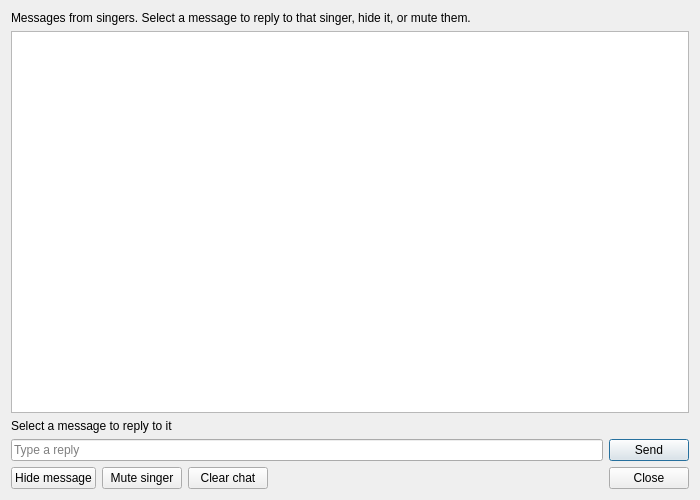
<?xml version="1.0" encoding="UTF-8"?>
<ui version="4.0">
 <class>DlgChat</class>
 <widget class="QDialog" name="DlgChat">
  <property name="geometry">
   <rect>
    <x>0</x>
    <y>0</y>
    <width>700</width>
    <height>500</height>
   </rect>
  </property>
  <property name="windowTitle">
   <string>Singer Chat</string>
  </property>
  <layout class="QVBoxLayout" name="verticalLayout">
   <item>
    <widget class="QLabel" name="lblInfo">
     <property name="text">
      <string>Messages from singers. Select a message to reply to that singer, hide it, or mute them.</string>
     </property>
     <property name="wordWrap">
      <bool>true</bool>
     </property>
    </widget>
   </item>
   <item>
    <widget class="QListWidget" name="listMessages">
     <property name="alternatingRowColors">
      <bool>true</bool>
     </property>
     <property name="selectionMode">
      <enum>QAbstractItemView::SelectionMode::SingleSelection</enum>
     </property>
    </widget>
   </item>
   <item>
    <widget class="QLabel" name="lblReplyTarget">
     <property name="text">
      <string>Select a message to reply to it</string>
     </property>
    </widget>
   </item>
   <item>
    <layout class="QHBoxLayout" name="horizontalLayoutReply">
     <item>
      <widget class="QLineEdit" name="lineEditReply">
       <property name="placeholderText">
        <string>Type a reply</string>
       </property>
      </widget>
     </item>
     <item>
      <widget class="QPushButton" name="btnSend">
       <property name="text">
        <string>Send</string>
       </property>
      </widget>
     </item>
    </layout>
   </item>
   <item>
    <layout class="QHBoxLayout" name="horizontalLayoutActions">
     <item>
      <widget class="QPushButton" name="btnHide">
       <property name="text">
        <string>Hide message</string>
       </property>
      </widget>
     </item>
     <item>
      <widget class="QPushButton" name="btnMute">
       <property name="text">
        <string>Mute singer</string>
       </property>
      </widget>
     </item>
     <item>
      <widget class="QPushButton" name="btnClear">
       <property name="text">
        <string>Clear chat</string>
       </property>
      </widget>
     </item>
     <item>
      <spacer name="horizontalSpacerActions">
       <property name="orientation">
        <enum>Qt::Orientation::Horizontal</enum>
       </property>
       <property name="sizeHint" stdset="0">
        <size>
         <width>40</width>
         <height>20</height>
        </size>
       </property>
      </spacer>
     </item>
     <item>
      <widget class="QPushButton" name="btnClose">
       <property name="text">
        <string>Close</string>
       </property>
      </widget>
     </item>
    </layout>
   </item>
  </layout>
 </widget>
 <resources/>
 <connections/>
</ui>
